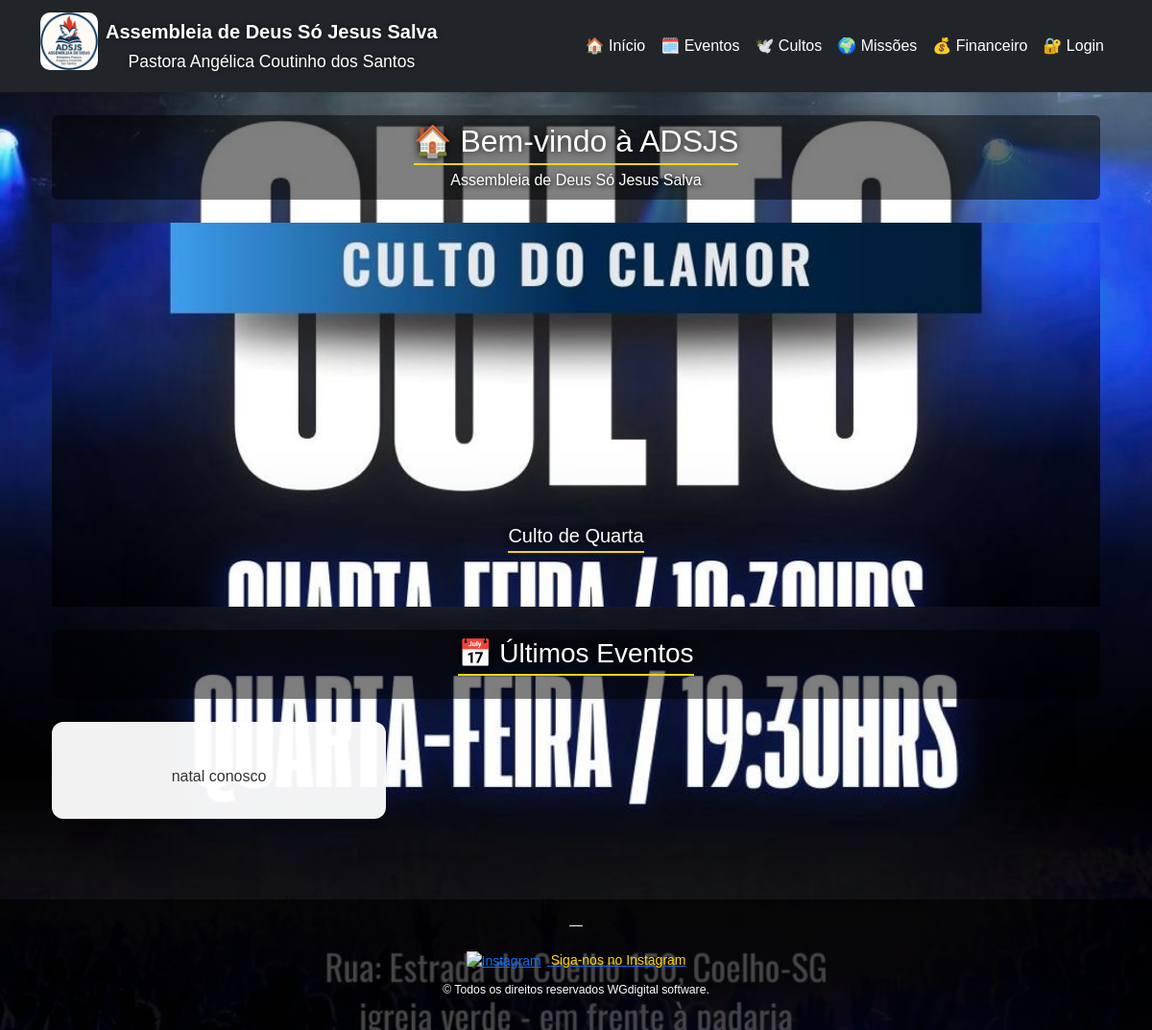
The app's page /, older data.
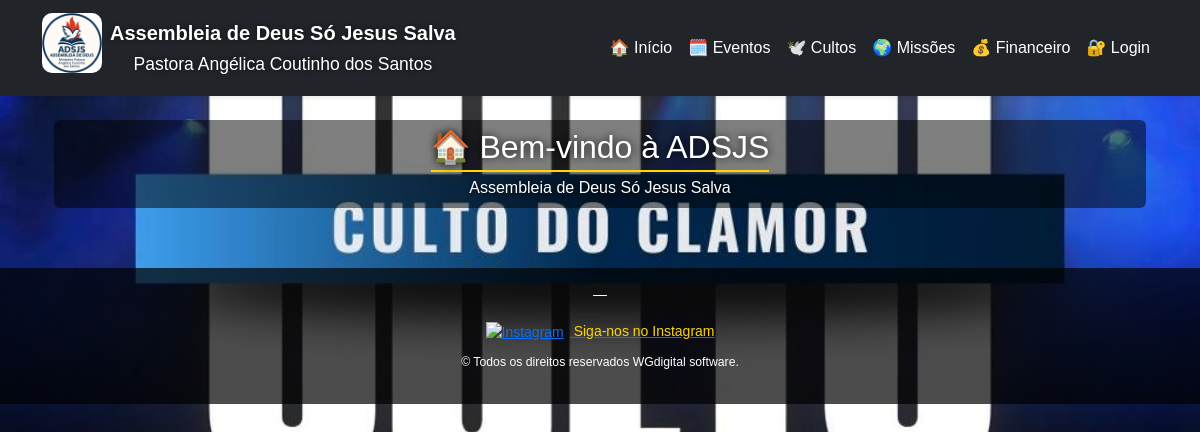
The same page, newer data.
### core/models.py (models this page shows, shortened)
class ConfigPortal(models.Model):
    nome_igreja = models.CharField(
        "Nome da Igreja",
        max_length=150,
        default="Assembleia de Deus Só Jesus Salva",
    )
    pastor = models.CharField(
        "Pastor Responsável",
        max_length=100,
        blank=True,
        null=True,
        default="Pastora Angélica Coutinho dos Santos",
    )
    mensagem_boas_vindas = models.TextField(
        "Mensagem de boas-vindas",
        blank=True,
        null=True,
        help_text="Texto exibido na página inicial do portal.",
    )
    logo = models.ImageField(
        "Logo da Igreja",
        upload_to="config/",
        blank=True,
        null=True,
    )
    plano_fundo = models.ImageField(
        "Plano de Fundo",
        upload_to="config/",
        blank=True,
        null=True,
        help_text="Imagem usada como plano de fundo do site.",
    )
    atualizado_em = models.DateTimeField("Última atualização", auto_now=True)
    class Meta:
        verbose_name = "Configuração do Portal"
        verbose_name_plural = "Configurações do Portal"

class Banner(models.Model):
    titulo = models.CharField(max_length=100, blank=True, null=True)
    subtitulo = models.CharField(max_length=200, blank=True, null=True)
    imagem = models.ImageField(upload_to="banners/")
    ordem = models.PositiveIntegerField(default=0)
    ativo = models.BooleanField(default=True)
    class Meta:
        ordering = ["ordem"]
        verbose_name = "Banner"
        verbose_name_plural = "Banners"

class Evento(models.Model):
    titulo = models.CharField(max_length=100)
    descricao = models.TextField(blank=True, null=True)
    data = models.DateField(default=timezone.now)
    hora = models.TimeField(blank=True, null=True)
    local = models.CharField(max_length=150, blank=True, null=True)
    capa = models.ImageField(upload_to="eventos/", blank=True, null=True)
    categoria = models.CharField(max_length=50, blank=True, null=True)
    preco = models.CharField(max_length=30, blank=True, null=True)
    slug = models.SlugField(unique=True, blank=True, null=True)
    class Meta:
        verbose_name = "Evento"
        verbose_name_plural = "Eventos"
        ordering = ["-data"]

### core/views.py (the view)
# urls.py: path('', views.index, name='index'),
def index(request):
    eventos = Evento.objects.all().order_by('-data')[:12]
    banners = Banner.objects.filter(ativo=True).order_by('ordem')
    return render(request, "core/index.html", {"eventos": eventos, "banners": banners})

### core/context_processors.py (called while the page is built)
def config(request):
    try:
        return {'config': ConfigPortal.objects.first()}
    except:
        return {'config': None}

### core/templates/core/index.html (shortened to what this page needs)
{% extends "core/base.html" %}
{% block content %}
<div class="container mt-4 mb-5">
  <div class="text-center mb-4 p-2 rounded"
       style="background: rgba(0, 0, 0, 0.5); color: #fff; text-shadow: 1px 1px 5px rgba(0,0,0,0.9);">
    <h2 class="mb-1">🏠 Bem-vindo à ADSJS</h2>
    <p class="mb-0">Assembleia de Deus Só Jesus Salva</p>
  </div>
  {% if banners %}
  <div id="bannerCarousel" class="carousel slide mb-4" data-bs-ride="carousel">
    <div class="carousel-inner">
      {% for banner in banners %}
      <div class="carousel-item {% if forloop.first %}active{% endif %}">
        <img src="{{ banner.imagem.url }}" class="d-block w-100" alt="{{ banner.titulo }}"
             style="height: 400px; object-fit: cover;">
        {% if banner.titulo %}
        <div class="carousel-caption d-none d-md-block">
          <h5>{{ banner.titulo }}</h5>
        </div>
        {% endif %}
      </div>
      {% endfor %}
    </div>
  </div>
  {% endif %}
  {% if eventos %}
  <div class="text-center mb-4 p-2 rounded"
       style="background: rgba(0,0,0,0.5); color: #fff; text-shadow: 1px 1px 5px rgba(0,0,0,0.9);">
    <h3>📅 Últimos Eventos</h3>
  </div>
  <div class="row">
    {% for evento in eventos %}
    <div class="col-md-4 mb-4">
      <div class="card shadow-sm h-100 border-0" style="border-radius: 12px; background: rgba(255,255,255,0.95);">
        <div class="card-body">
          <p style="color: #333; text-shadow: 1px 1px 3px rgba(255,255,255,0.8);">
            {{ evento.descricao|truncatechars:100 }}
          </p>
        </div>
      </div>
    </div>
    {% endfor %}
  </div>
  {% endif %}
</div>
{% endblock %}

### core/templates/core/base.html (shortened to what this page needs)
{% load static %}
<!DOCTYPE html>
<html lang="pt-br">
<head>
  <link href="https://cdn.jsdelivr.net/npm/bootstrap@5.3.0/dist/css/bootstrap.min.css" rel="stylesheet" />
  <link rel="stylesheet" href="{% static 'css/style.css' %}">
</head>
<body
  {% if config and config.plano_fundo %}
    style="background-image: url('{{ config.plano_fundo.url }}');
           background-repeat: no-repeat;
           background-position: center;
           background-size: cover;"
  {% endif %}
>
<header class="navbar navbar-expand-lg navbar-dark bg-dark shadow-sm">
  <div class="container">
    <a class="navbar-brand d-flex align-items-center" href="{% url 'index' %}">
      {% if config and config.logo %}
        <img src="{{ config.logo.url }}" alt="Logo" class="igreja-logo me-2">
      {% endif %}
      <div>
        <strong>{{ config.nome_igreja|default:"Igreja Evangélica" }}</strong><br>
        <small>{{ config.pastor|default:"Pastor(a)" }}</small>
      </div>
    </a>
    <div class="collapse navbar-collapse justify-content-end" id="navbarNav">
      <ul class="navbar-nav">
        <li class="nav-item"><a class="nav-link" href="{% url 'index' %}">🏠 Início</a></li>
        <li class="nav-item"><a class="nav-link" href="{% url 'eventos' %}">🗓️ Eventos</a></li>
        <li class="nav-item"><a class="nav-link" href="{% url 'cultos' %}">🕊️ Cultos</a></li>
        <li class="nav-item"><a class="nav-link" href="{% url 'missoes' %}">🌍 Missões</a></li>
        <li class="nav-item"><a class="nav-link" href="{% url 'financeiro' %}">💰 Financeiro</a></li>
        {% if user.is_authenticated %}
          <li class="nav-item"><a class="nav-link" href="{% url 'logout' %}">🚪 Logout</a></li>
        {% else %}
          <li class="nav-item"><a class="nav-link" href="{% url 'login' %}">🔐 Login</a></li>
        {% endif %}
      </ul>
    </div>
  </div>
</header>
<main class="container mt-4 mb-5">
  {% block content %}{% endblock %}
</main>
<footer>
  <p>{{ igreja_nome }} — {{ pastor_nome }}<br>
  <div style="margin: 8px 0;">
    <a href="https://www.instagram.com/assdedeuscoelho" target="_blank">
      <img src="{% static 'img/instagram.png' %}"
           alt="Instagram"
           width="28"
           style="vertical-align: middle; margin-right: 6px;">
      <span style="color: #ffd700; font-weight: 500;">Siga-nos no Instagram</span>
    </a>
  </div>
  <small>© {{ now|date:"Y" }} Todos os direitos reservados WGdigital software.</small></p>
</footer>
</body>
</html>

### staticfiles/css/style.css (style rules this page uses)
body { font-family: 'Arial', sans-serif; background-color: #f5f7fa; color: #222; margin: 0; padding: 0; text-align: center; }
header { background-color: #198754; color: white; padding: 30px 10px; box-shadow: 0 2px 8px rgba(0,0,0,0.15); }
header img { height: 80px; border-radius: 10px; margin-bottom: 10px; }
footer { background-color: #222; color: #ccc; padding: 15px 0; margin-top: 60px; font-size: 0.9rem; }

### core/templates/core/base.html (style rules this page uses)
body { margin: 0; padding: 0; min-height: 100vh; background-size: cover; background-repeat: no-repeat; background-position: center; transition: background-image 0.5s ease-in-out; }
.navbar { background-color: rgba(0, 0, 0, 0.7); backdrop-filter: blur(6px); }
.navbar a.nav-link, .navbar-brand { color: #fff !important; font-weight: 500; }
.igreja-logo { max-height: 60px; width: auto; margin-right: 10px; }
.navbar-brand strong, .navbar-brand small { color: #fff !important; text-shadow: 0 0 5px rgba(0, 0, 0, 0.6); white-space: normal; }
h2, h3, h4, h5 { color: #fff !important; text-shadow: 0 0 8px rgba(0, 0, 0, 0.9); border-bottom: 2px solid #ffd700; display: inline-block; padding-bottom: 4px; margin-bottom: 1rem; }
footer { text-align: center; padding: 1rem; background: rgba(0, 0, 0, 0.7); color: white; font-size: 14px; }

Row changes from the older to the newer data that the page shows:
removed Banner: imagem (picture), titulo "Culto de Quarta"
removed Evento: descricao "natal conosco"
Text that changed along with them:
text no longer shown: "📅 Últimos Eventos"
